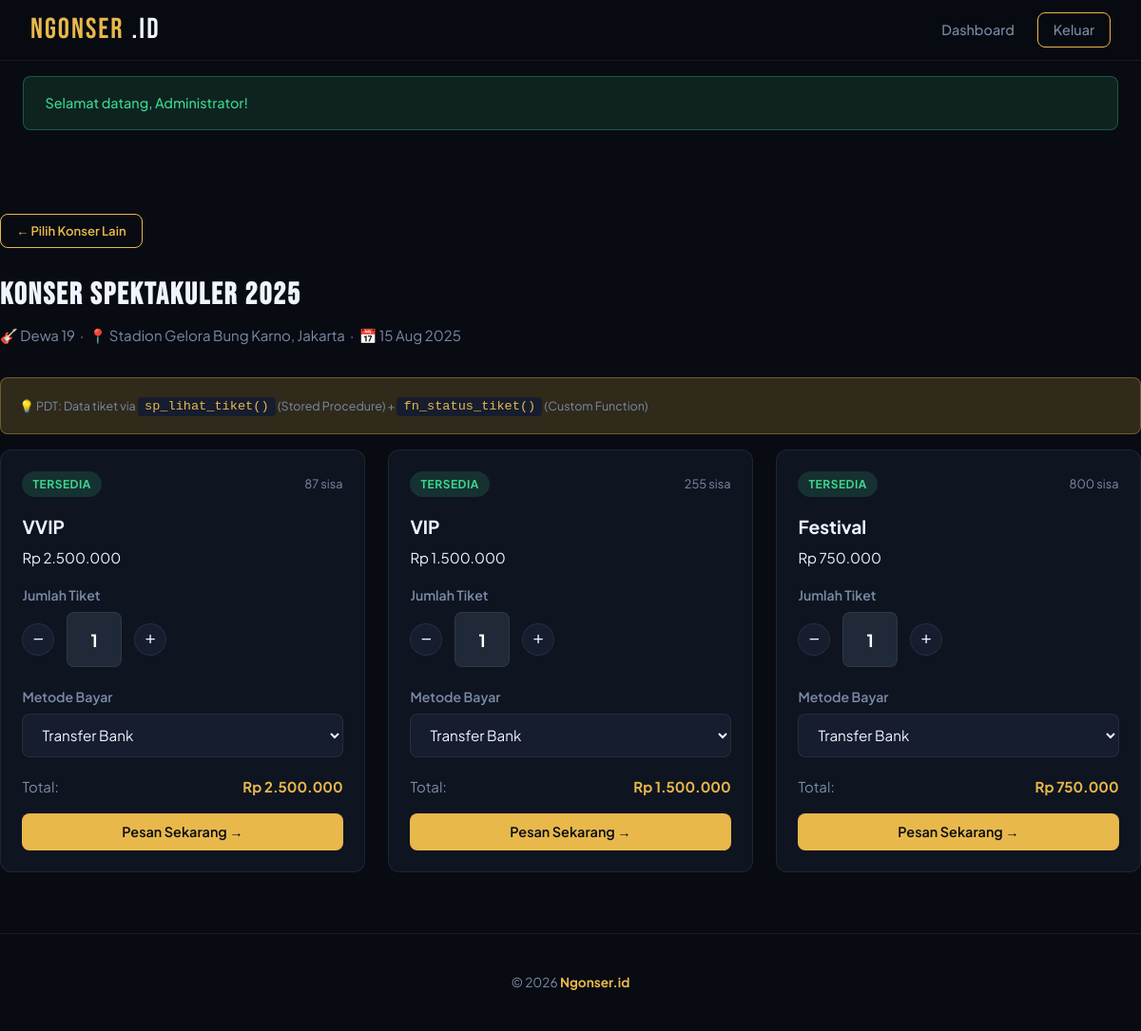
Page /booking.php?konser=1 (signed in) on the committed database.
### tables this page shows
CREATE TABLE `konser` (
  `id` int NOT NULL AUTO_INCREMENT,
  `nama_konser` varchar(150) NOT NULL,
  `artis` varchar(100) NOT NULL,
  `venue` varchar(200) NOT NULL,
  `kota` varchar(100) NOT NULL,
  `tanggal_konser` date NOT NULL,
  `jam_mulai` time NOT NULL,
  `deskripsi` text,
  `poster` varchar(255) DEFAULT 'default.jpg',
  `status` enum('upcoming','ongoing','selesai','batal') DEFAULT 'upcoming',
  `created_at` datetime DEFAULT CURRENT_TIMESTAMP,
  PRIMARY KEY (`id`)
);

CREATE TABLE `tiket` (
  `id` int NOT NULL AUTO_INCREMENT,
  `konser_id` int NOT NULL,
  `kategori` varchar(100) NOT NULL,
  `harga` decimal(12,2) NOT NULL,
  `kuota` int NOT NULL DEFAULT '0',
  `terjual` int NOT NULL DEFAULT '0',
  `keterangan` text,
  PRIMARY KEY (`id`),
  KEY `konser_id` (`konser_id`),
  CONSTRAINT `tiket_ibfk_1` FOREIGN KEY (`konser_id`) REFERENCES `konser` (`id`) ON DELETE CASCADE
);

### config/database.php (called while the page is built, shortened)
<?php
function e(string $str): string {
    return htmlspecialchars($str, ENT_QUOTES, 'UTF-8');
}
function getFlash(): ?array {
    if (isset($_SESSION['flash'])) {
        $flash = $_SESSION['flash'];
        return $flash;
    }
    return null;
}

### booking.php (the view, shortened to what this page needs)
<?php
require_once __DIR__ . '/config/database.php';
$db     = getDB();
$viewBayar = null;
$konserData = null;
$tiketList  = [];
if (isset($_GET['konser'])) {
    $konserID = (int)$_GET['konser'];
    $stmt = $db->prepare("SELECT * FROM konser WHERE id = ? LIMIT 1");
    $stmt->bind_param('i', $konserID);
    $stmt->execute();
    $konserData = $stmt->get_result()->fetch_assoc();
    $result = $db->query("CALL sp_lihat_tiket($konserID)");
    $tiketList = ($result instanceof mysqli_result) ? $result->fetch_all(MYSQLI_ASSOC) : [];
}
$flash = getFlash();
?>
<!DOCTYPE html>
<html lang="id">
<head>
  <link rel="stylesheet" href="<?= APP_URL ?>/assets/css/style.css">
</head>
<body>
<nav class="navbar">
  <a class="navbar-brand" href="<?= APP_URL ?>/index.php">NGONSER<span>.ID</span></a>
  <div class="nav-links">
    <a href="<?= APP_URL ?>/dashboard.php">Dashboard</a>
    <a href="<?= APP_URL ?>/logout.php" class="btn btn-outline btn-sm">Keluar</a>
  </div>
</nav>
<?php if ($flash): ?>
<div class="container" style="padding-top:1rem;">
  <div class="flash flash-<?= e($flash['type']) ?>"><?= $flash['msg'] ?></div>
</div>
<?php endif; ?>
<div class="container section">
  <?php if ($viewBayar): ?>
  <div style="max-width:560px;margin:0 auto;">
    <h1 class="page-title">KONFIRMASI BAYAR</h1>
    <p class="page-subtitle">Selesaikan pembayaranmu sekarang!</p>
    <div class="card">
      <div class="card-body">
        <div class="highlight-box">
          <div style="font-size:.8rem;color:var(--text-muted);">Kode Transaksi</div>
          <code style="font-size:1.1rem;"><?= e($viewBayar['kode_transaksi']) ?></code>
        </div>
        <div class="divider"></div>
        <table style="border:none;width:100%">
          <tr><td class="text-muted" style="border:none;padding:.4rem 0">Konser</td><td style="border:none;padding:.4rem 0;font-weight:600"><?= e($viewBayar['nama_konser']) ?></td></tr>
          <tr><td class="text-muted" style="border:none;padding:.4rem 0">Artis</td><td style="border:none;padding:.4rem 0"><?= e($viewBayar['artis']) ?></td></tr>
          <tr><td class="text-muted" style="border:none;padding:.4rem 0">Tanggal</td><td style="border:none;padding:.4rem 0"><?= date('d M Y', strtotime($viewBayar['tanggal_konser'])) ?></td></tr>
          <tr><td class="text-muted" style="border:none;padding:.4rem 0">Venue</td><td style="border:none;padding:.4rem 0"><?= e($viewBayar['venue']) ?></td></tr>
          <tr><td class="text-muted" style="border:none;padding:.4rem 0">Kategori</td><td style="border:none;padding:.4rem 0"><?= e($viewBayar['kategori']) ?></td></tr>
          <tr><td class="text-muted" style="border:none;padding:.4rem 0">Jumlah</td><td style="border:none;padding:.4rem 0"><?= $viewBayar['jumlah_tiket'] ?> tiket</td></tr>
          <tr><td class="text-muted" style="border:none;padding:.4rem 0">Metode</td><td style="border:none;padding:.4rem 0"><?= e($viewBayar['metode_bayar']) ?></td></tr>
          <tr><td class="text-muted" style="border:none;padding:.4rem 0">Status</td><td style="border:none;padding:.4rem 0"><?= slugStatus($viewBayar['status']) ?></td></tr>
        </table>
        <div class="divider"></div>
        <div class="d-flex justify-between align-center">
          <span class="text-muted">Total Pembayaran</span>
          <span class="stat-value" style="font-size:1.6rem;"><?= formatRupiah($viewBayar['total_harga']) ?></span>
        </div>
        <?php if ($viewBayar['status'] === 'pending'): ?>
        <div class="mt-3">
          <p class="text-muted mb-2" style="font-size:.85rem;">
            Simulasi: Klik tombol di bawah untuk mengkonfirmasi pembayaran.<br>
            <em>Trigger <code>trg_after_update_transaksi</code> akan otomatis memotong stok tiket.</em>
          </p>
          <form method="POST">
            <input type="hidden" name="action"   value="bayar">
            <input type="hidden" name="kode_trx" value="<?= e($viewBayar['kode_transaksi']) ?>">
            <button type="submit" class="btn btn-success btn-block">✅ Konfirmasi Pembayaran</button>
          </form>
        </div>
        <?php else: ?>
          <div class="flash flash-success mt-3">✅ Pembayaran sudah dikonfirmasi!</div>
        <?php endif; ?>
      </div>
    </div>
    <a href="<?= APP_URL ?>/dashboard.php" class="btn btn-outline mt-3">← Kembali ke Dashboard</a>
  </div>
  <?php elseif ($konserData && !empty($tiketList)): ?>
  <a href="<?= APP_URL ?>/booking.php" class="btn btn-outline btn-sm mb-3">← Pilih Konser Lain</a>
  <h1 class="page-title"><?= e($konserData['nama_konser']) ?></h1>
  <p class="page-subtitle">
    🎸 <?= e($konserData['artis']) ?> &nbsp;·&nbsp;
    📍 <?= e($konserData['venue']) ?>, <?= e($konserData['kota']) ?> &nbsp;·&nbsp;
    📅 <?= date('d M Y', strtotime($konserData['tanggal_konser'])) ?>
  </p>
  <div class="highlight-box mb-4">
    <small class="text-muted">💡 PDT: Data tiket via <code>sp_lihat_tiket()</code> (Stored Procedure) + <code>fn_status_tiket()</code> (Custom Function)</small>
  </div>
  <div class="grid-3">
    <?php foreach ($tiketList as $t): ?>
    <div class="card">
      <div class="card-body">
        <div class="d-flex justify-between align-center mb-2">
          <span class="badge <?= $t['ketersediaan']==='HABIS'?'badge-danger':($t['ketersediaan']==='HAMPIR HABIS'?'badge-warning':'badge-success') ?>">
            <?= e($t['ketersediaan']) ?>
          </span>
          <span class="text-muted" style="font-size:.8rem;"><?= $t['sisa'] ?> sisa</span>
        </div>
        <h3 style="font-size:1.2rem;margin-bottom:.3rem;"><?= e($t['kategori']) ?></h3>
        <div class="price" style="margin-bottom:1rem;"><?= e($t['harga_format']) ?></div>
        <?php
        $sisa = (int)($t['sisa'] ?? 0);
        $hargaRaw = (float)($t['harga'] ?? 0);
if ($hargaRaw <= 0 && isset($t['harga_format'])) {
    $hargaRaw = (float) str_replace(['Rp', '.', ',', ' '], '', $t['harga_format']);
}
        ?>
        <?php if ($sisa > 0): ?>
        <form method="POST" data-harga="<?= $hargaRaw ?>">
          <div class="form-group">
            <label class="form-label">Jumlah Tiket</label>
            <div class="ticket-counter">
  <button type="button" class="btn-minus">−</button>
  <input
  type="text"
  name="jumlah"
  value="1"
  min="1"
  max="<?= min($sisa,5) ?>"
  class="form-control"
  readonly
  style="color:#ffffff !important; background:#1f2937 !important; text-align:center !important; font-size:18px !important; font-weight:700 !important; width:58px !important; height:58px !important;"
>
  <button type="button" class="btn-plus">+</button>
</div>
          </div>
          <div class="form-group">
            <label class="form-label">Metode Bayar</label>
            <select name="metode" class="form-control">
              <option value="transfer_bank">Transfer Bank</option>
            </select>
          </div>
          <div class="d-flex justify-between align-center mb-2">
            <span class="text-muted">Total:</span>
            <strong id="total-harga" class="text-accent"><?= formatRupiah($hargaRaw) ?></strong>
          </div>
          <button type="submit" class="btn btn-primary btn-block">Pesan Sekarang →</button>
        </form>
        <?php else: ?>
          <button class="btn btn-sm btn-block" disabled style="opacity:.5;background:var(--bg-elevated);color:var(--text-muted);">Tiket Habis</button>
        <?php endif; ?>
      </div>
    </div>
    <?php endforeach; ?>
  </div>
  <?php endif; ?>
</div>
<footer>
  <p>© <?= date('Y') ?> <strong><?= APP_NAME ?></strong></p>
</footer>
</body>
</html>

### rows in the picture
konser: nama_konser "Konser Spektakuler 2025", artis "Dewa 19", venue "Stadion Gelora Bung Karno", kota "Jakarta", tanggal_konser "15 Aug 2025"
tiket: ketersediaan "TERSEDIA", sisa "87", kategori "VVIP", harga_format "Rp 2.500.000"
tiket: ketersediaan "TERSEDIA", sisa "255", kategori "VIP", harga_format "Rp 1.500.000"
tiket: ketersediaan "TERSEDIA", sisa "800", kategori "Festival", harga_format "Rp 750.000"

### other values in the picture
$flash['msg'] "Selamat datang, Administrator!"
APP_NAME "Ngonser.id"
